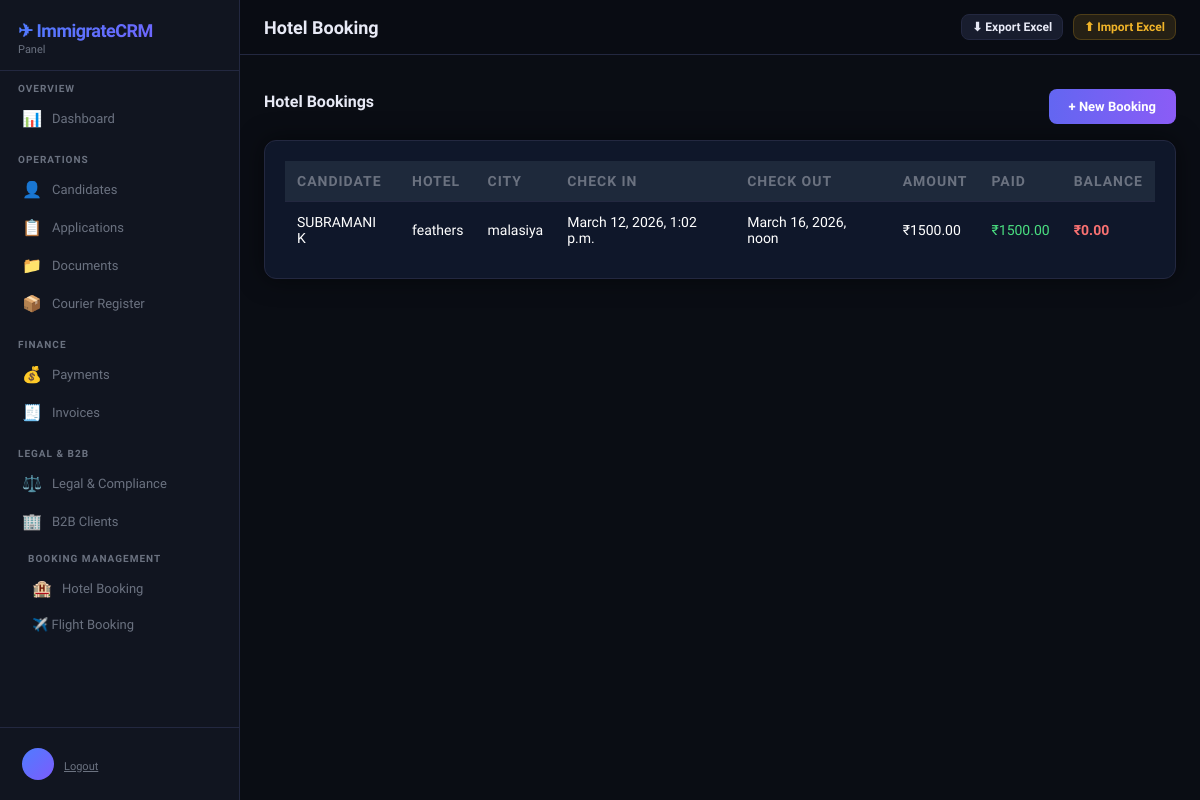
/hotel/, run on an earlier commit of the app's database.
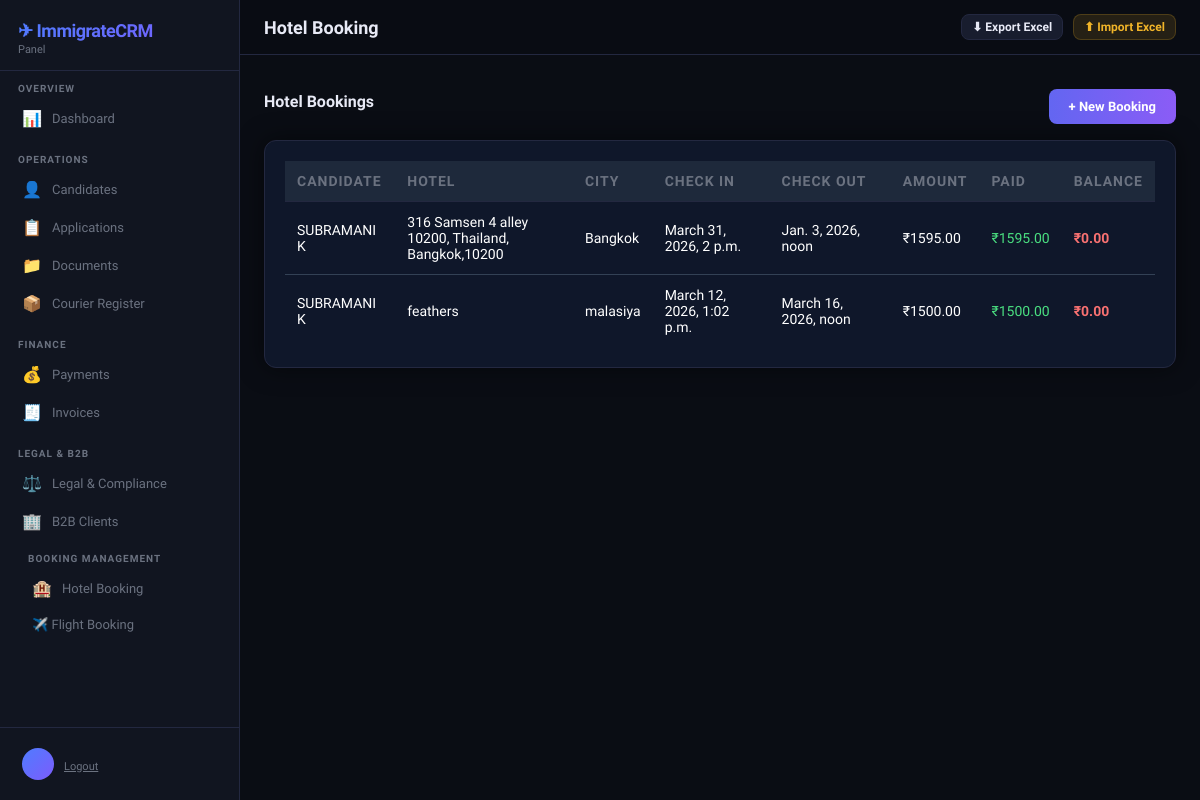
And on a later commit of the database.
### crm/models.py (models this page shows, shortened)
class HotelBooking(models.Model):
    candidate = models.ForeignKey(
        Candidate,
        on_delete=models.CASCADE,
        related_name='hotel_bookings'
    )
    hotel_name = models.CharField(
        max_length=200
    )
    city = models.CharField(
        max_length=100,
        blank=True
    )
    check_in = models.DateTimeField()
    check_out = models.DateTimeField()
    room_number = models.CharField(
        max_length=50,
        blank=True
    )
    booking_reference = models.CharField(
        max_length=100,
        blank=True
    )
    amount = models.DecimalField(
        max_digits=12,
        decimal_places=2,
        default=0
    )
    amount_paid = models.DecimalField(
        max_digits=12,
        decimal_places=2,
        default=0
    )
    notes = models.TextField(
        blank=True
    )
    created_at = models.DateTimeField(
        auto_now_add=True
    )
    @property
    def balance(self):
        return self.amount - self.amount_paid
    class Meta:
        ordering = ['check_out']

class Candidate(models.Model):
    CANDIDATE_TYPE = [('New','New'),('Renewal','Renewal'),('Repeat','Repeat')]
    STATUS_CHOICES = [
        ('New','New'),('Documents Pending','Documents Pending'),
        ('Processing','Processing'),('Visa Applied','Visa Applied'),
        ('Approved','Approved'),('Ticket Booked','Ticket Booked'),
        ('Boarded','Boarded'),('Cancelled','Cancelled'),('Refunded','Refunded'),
    ]
    MEDICAL_CHOICES = [('Pending','Pending'),('Fit','Fit'),('Unfit','Unfit'),
                       ('Awaiting Report','Awaiting Report'),('Done','Done')]
    VISA_CHOICES = [('Not Applied','Not Applied'),('Applied','Applied'),
                    ('Approved','Approved'),('Rejected','Rejected'),('On Hold','On Hold')]
    TICKET_CHOICES = [('Not Booked','Not Booked'),('Booked','Booked'),
                      ('Confirmed','Confirmed'),('Cancelled','Cancelled')]
    RESUME_CHOICES = [('Not Received','Not Received'),('Received','Received'),('Uploaded','Uploaded')]
    PASSPORT_COPY_CHOICES = [('Not Received','Not Received'),('Soft Copy','Soft Copy'),
                             ('Original','Original'),('Both','Both')]
    OFFER_LETTER_CHOICES = [('Not Received','Not Received'),('Received','Received'),
                            ('Signed','Signed'),('Sent to Candidate','Sent to Candidate')]
    name = models.CharField(max_length=200)
    phone = models.CharField(max_length=20)
    passport_number = models.CharField(max_length=50, blank=True)
    country = models.CharField(max_length=100, blank=True)
    position = models.CharField(max_length=200, blank=True)
    experience = models.CharField(max_length=100, blank=True)
    status = models.CharField(max_length=30, choices=STATUS_CHOICES, default='New')
    medical_status = models.CharField(max_length=30, choices=MEDICAL_CHOICES, default='Pending')
    visa_status = models.CharField(max_length=30, choices=VISA_CHOICES, default='Not Applied')
    ticket_status = models.CharField(max_length=30, choices=TICKET_CHOICES, default='Not Booked')
    payment = models.DecimalField(max_digits=12, decimal_places=2, default=0)
    resume_status = models.CharField(max_length=30, choices=RESUME_CHOICES, default='Not Received')
    resume_file = models.FileField(upload_to='resumes/', blank=True, null=True)
    passport_copy_status = models.CharField(max_length=30, choices=PASSPORT_COPY_CHOICES, default='Not Received')
    passport_copy_file = models.FileField(upload_to='passports/', blank=True, null=True)
    offer_letter_status = models.CharField(max_length=30, choices=OFFER_LETTER_CHOICES, default='Not Received')
    offer_letter_file = models.FileField(upload_to='offer_letters/', blank=True, null=True)
    travel_date = models.DateField(null=True, blank=True)
    reference = models.CharField(max_length=200, blank=True)
    remarks = models.TextField(blank=True)
    followup_date = models.DateField(null=True, blank=True)
    staff_name = models.CharField(max_length=100, blank=True)
    registration_date = models.DateField(null=True, blank=True)
    candidate_type = models.CharField(max_length=20, choices=CANDIDATE_TYPE, default='New')
    created_at = models.DateTimeField(auto_now_add=True)
    updated_at = models.DateTimeField(auto_now=True)
    class Meta:
        ordering = ['-created_at']

### crm/views.py (the view, shortened to what this page needs)
# urls.py: path('hotel/',views.hotel,name="hotel"),
def hotel(request):
    bookings=HotelBooking.objects.all()
    candidates=Candidate.objects.all()
    return render(
    request,
    "crm/hotel.html",
    {
    "bookings":bookings,
    "candidates":candidates
    }
    )

### crm/templates/crm/hotel.html (shortened to what this page needs)
{% extends 'crm/base.html' %}
{% block page_title %}
Hotel Booking
{% endblock %}
{% block content %}
<div class="section-header">
<div class="section-title">
Hotel Bookings
</div>
<button class="btn btn-primary"
onclick="openModal()">
+ New Booking
</button>
</div>
<div class="table-card">
<table>
<thead>
<tr>
<th>Candidate</th>
<th>Hotel</th>
<th>City</th>
<th>Check In</th>
<th>Check Out</th>
<th>Amount</th>
<th>Paid</th>
<th>Balance</th>
</tr>
</thead>
<tbody>
{% for h in bookings %}
<tr>
<td>{{ h.candidate.name }}</td>
<td>{{ h.hotel_name }}</td>
<td>{{ h.city }}</td>
<td>{{ h.check_in }}</td>
<td>{{ h.check_out }}</td>
<td>₹{{ h.amount }}</td>
<td class="paid">
₹{{ h.amount_paid }}
</td>
<td class="balance">
₹{{ h.balance }}
</td>
</tr>
{% endfor %}
</tbody>
</table>
</div>
{% endblock %}

What changed in the data, as far as the page shows it:
added HotelBooking: candidate.name "SUBRAMANI K", hotel_name "316 Samsen 4 alley 10200, Thailand, Bangkok,10200", city "Bangkok", check_in "March 31, 2026, 2 p.m.", check_out "Jan. 3, 2026, noon", amount "1595.00", amount_paid "1595.00", balance "0.00"
